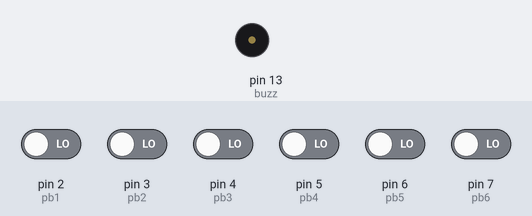
A sketch run on a simulated Arduino Uno, built with avr-gcc and run on an emulated ATmega328P. Parts: buzzer (waves = sounding). The inputs (shaded band) are chosen by the test bench; at power-on: pin 2 (pb1), pin 3 (pb2), pin 4 (pb3), pin 5 (pb4), pin 6 (pb5), pin 7 (pb6) LOW. What the sketch prints to the serial monitor is not drawn.

Above: at 1.2 s.
1.3 s: pin 2 (pb1) driven HIGH
At 1.8 s:
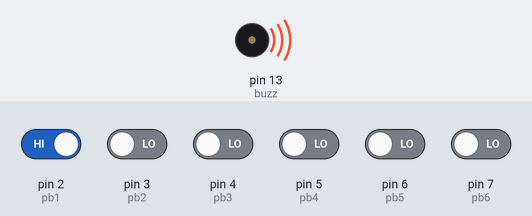
4.3 s: pin 3 (pb2) driven HIGH
At 4.6 s:
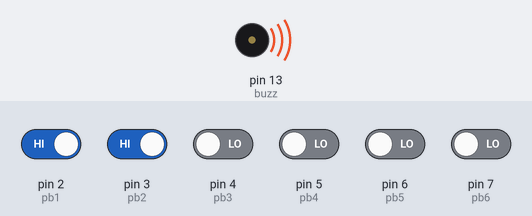
7.3 s: pin 4 (pb3) driven HIGH
At 7.8 s:
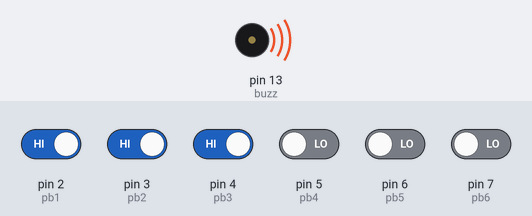
10.3 s: pin 5 (pb4) driven HIGH
At 10.61 s:
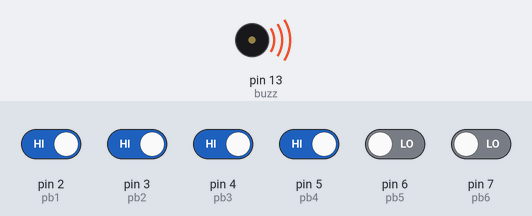
13.3 s: pin 6 (pb5) driven HIGH
At 13.81 s:
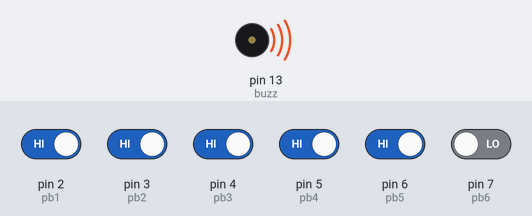
16.3 s: pin 7 (pb6) driven HIGH
At 16.62 s:
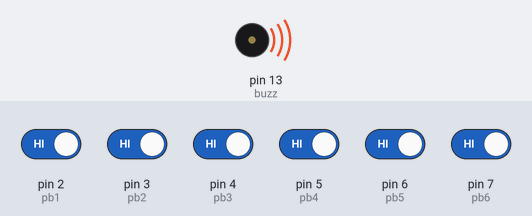
Timing chart, 0 to 19.3 s (numbered marks = the images above; inputs shaded):
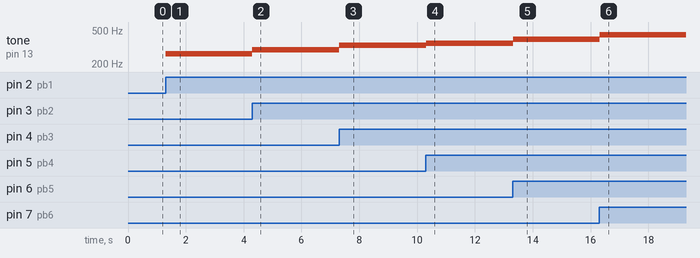

Measured:
- after the input at 1.3 s, tone on pin 13 (buzz): silent → 262 Hz at once
- after the input at 4.3 s, tone on pin 13 (buzz): 262 Hz → 294 Hz at once
- after the input at 7.3 s, tone on pin 13 (buzz): 294 Hz → 330 Hz at once
- after the input at 10.3 s, tone on pin 13 (buzz): 330 Hz → 349 Hz at once
- after the input at 13.3 s, tone on pin 13 (buzz): 349 Hz → 392 Hz at once
- after the input at 16.3 s, tone on pin 13 (buzz): 392 Hz → 440 Hz at once

The sketch:

piano.ino
```cpp
#include <Arduino.h>

int pb1 = 2;
int pb2 = 3;
int pb3 = 4;
int pb4 = 5;
int pb5 = 6;
int pb6 = 7;

int buzz = 13;

void setup()
{
  //declare the pushbutton pins as input
  pinMode(pb1,INPUT);
  pinMode(pb2,INPUT);
  pinMode(pb3,INPUT);
  pinMode(pb4,INPUT);
  pinMode(pb5,INPUT);
  pinMode(pb6,INPUT);
  //declare buzzer pin as output
  pinMode(buzz,OUTPUT);
  Serial.begin(115200);

}

void loop()
{
  // read the value from pushbuttons
  int C = digitalRead(pb1);
  int D = digitalRead(pb2);
  int E = digitalRead(pb3);
  int F = digitalRead(pb4);
  int G = digitalRead(pb5);
  int A = digitalRead(pb6);


  if( C == 1 ){
     tone(buzz,262,100);//C,Do,sa
      Serial.print("do");

  }
    if( D == 1 ){
     tone(buzz,294,100);//D,Re,re
     Serial.print("re");
  }
    if( E == 1 ){
     tone(buzz,330,100);//E,Me,ga
     Serial.print("mi");
  }
    if( F == 1 ){
     tone(buzz,349,100);//F,Fa,ma
     Serial.print("fa");
  }
    if( G == 1 ){
     tone(buzz,392,100);//G,So,pa
     Serial.print("sol");
  }
    if( A == 1 ){
     tone(buzz,440,100);//A,La,da
     Serial.print("la");
  }

  delay(100);


}
```
